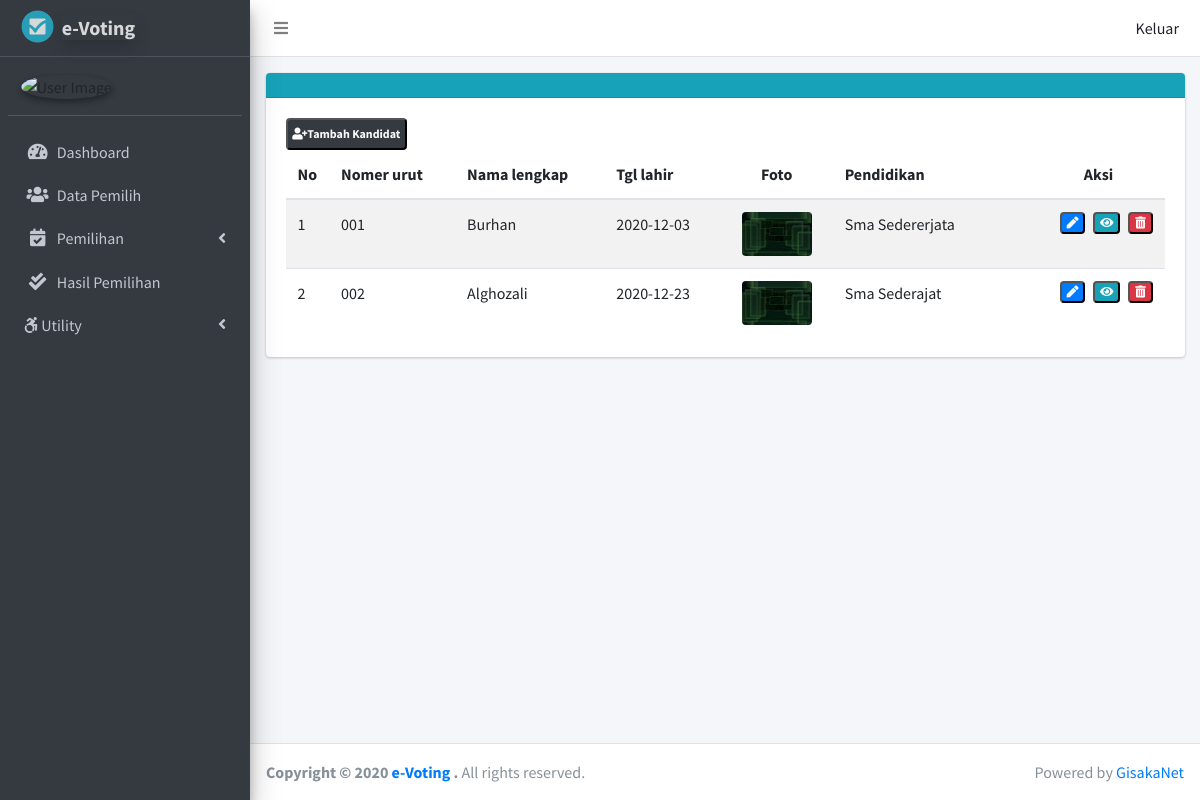
The app's page /event/kelola_kandidat/ev5faed233 with its own data.
### tables this page shows
CREATE TABLE `kandidat` (
  `id_kandidat` varchar(10) NOT NULL,
  `id_event` varchar(10) NOT NULL,
  `nomer_urut` varchar(5) NOT NULL,
  `nama_lengkap` varchar(100) NOT NULL,
  `foto` varchar(100) NOT NULL,
  `tempat_lahir` varchar(50) NOT NULL,
  `tgl_lahir` date NOT NULL,
  `agama` varchar(20) NOT NULL,
  `alamat` varchar(100) NOT NULL,
  `pekerjaan` varchar(30) NOT NULL,
  `pendidikan_terahir` varchar(30) NOT NULL,
  `pengalaman` varchar(50) NOT NULL,
  `visi` varchar(200) NOT NULL,
  `misi` varchar(200) NOT NULL,
  `keterangan` varchar(50) NOT NULL,
  `role` varchar(1) NOT NULL
);

### application/libraries/Template.php (called while the page is built)
<?php
Class Template{
    var $template=array();
    function set($name,$value)
    {
        $this->template[$name] = $value;
    }
    function load($tmp   =  ' ',  $view =  ' ', $view_data =  array(),  $return  =   FALSE)
    {
        $this->CI =& get_instance();
        $this->set('contents',$this->CI->load->view($view,$view_data,TRUE));
        return $this->CI->load->view($tmp,$this->template,$return);
    }
}

### application/controllers/Event.php (called while the page is built, shortened)
<?php
class Event  extends CI_Controller
{
    public function kelola_kandidat($id_event = null)
    {
        $data['kandidat'] = $this->kandidat_m->getAll_kandidat_Byid($id_event);
        $this->template->load('_layout/admin', 'event/kelola_kandidat', $data);
    }
}

### index.php (called while the page is built, shortened)
<?php
require_once BASEPATH.'core/CodeIgniter.php';

### application/models/kandidat_m.php (called while the page is built, shortened)
<?php
class kandidat_m extends CI_Model
{
    public function getAll_kandidat_Byid($id = null)
    {
        $query = $this->db->get_where('kandidat', ['id_event' => $id])->result_array();
        return $query;
    }
}

### application/views/event/kelola_kandidat.php (the view, shortened to what this page needs)
<div class="content">
    <div class="container-fluid">
        <div class="row">
            <div class="col-lg-12">
                <div class="card mt-3">
                    <div class="card-header bg-info">
                    </div>
                    <div class="card-body">
                        <button class="badge badge-dark pb-2 pt-2"><i class="fa fa-user-plus"></i><a
                                href="<?= base_url('Kandidat/tambah_kandidat') ?>" class="text-light   ">Tambah
                                Kandidat</a></button>
                        <table id="nik" class="table  table-striped">
                            <thead>
                                <tr>
                                    <th style="width: 4%;">No</th>
                                    <th>Nomer urut</th>
                                    <th>Nama lengkap</th>
                                    <th>Tgl lahir</th>
                                    <th class="text-center">Foto</th>
                                    <th style="width:200px ;">Pendidikan</th>
                                    <th style="width: 15%;" class="text-center">Aksi</th>
                                </tr>
                            </thead>
                            <tbody>
                                <?php $i = 1; ?>
                                <?php foreach ($kandidat as $kand) : ?>
                                <tr>
                                    <td> <?= $i++; ?> </td>
                                    <td><?= $kand['nomer_urut'] ?></td>
                                    <td><?= $kand['nama_lengkap'] ?></td>
                                    <td><?= $kand['tgl_lahir'] ?></td>
                                    <td><img src="<?= base_url() . 'asset/images/kandidat/' . $kand['foto']; ?>"
                                            alt="foto kandidat" width="70px" class="rounded mx-auto d-block"></td>
                                    <td><?= $kand['pendidikan_terahir'] ?></td>
                                    <td>
                                        <button class="badge badge-danger   float-right  ml-2"
                                            onclick="deleteConfirm('')"><i class="fa fa-trash-alt"></i></button>
                                        <button class="badge badge-info float-right ml-2"><a
                                                href="<?= base_url('Kandidat/ubah') . '/' . $kand['id_kandidat']; ?>"
                                                class=" text-light "><i class="fa fa-eye"></i></a></button>
                                        <button class="badge badge-primary float-right  ml-2"><a
                                                href=" <?= base_url('Kandidat/ubah') . '/' . $kand['id_kandidat'] ?>"
                                                class=" text-light "><i class="fa fa-pen"></i></a></button>
                                    </td>
                                </tr>
                                <?php endforeach; ?>
                            </tbody>
                        </table>
                    </div>
                </div>
            </div>
        </div>
    </div>
</div>

### records on screen
kandidat: nomer_urut "001", nama_lengkap "Burhan", tgl_lahir "2020-12-03", foto (picture), pendidikan_terahir "Sma Sedererjata"
kandidat: nomer_urut "002", nama_lengkap "Alghozali", tgl_lahir "2020-12-23", foto (picture), pendidikan_terahir "Sma Sederajat"
